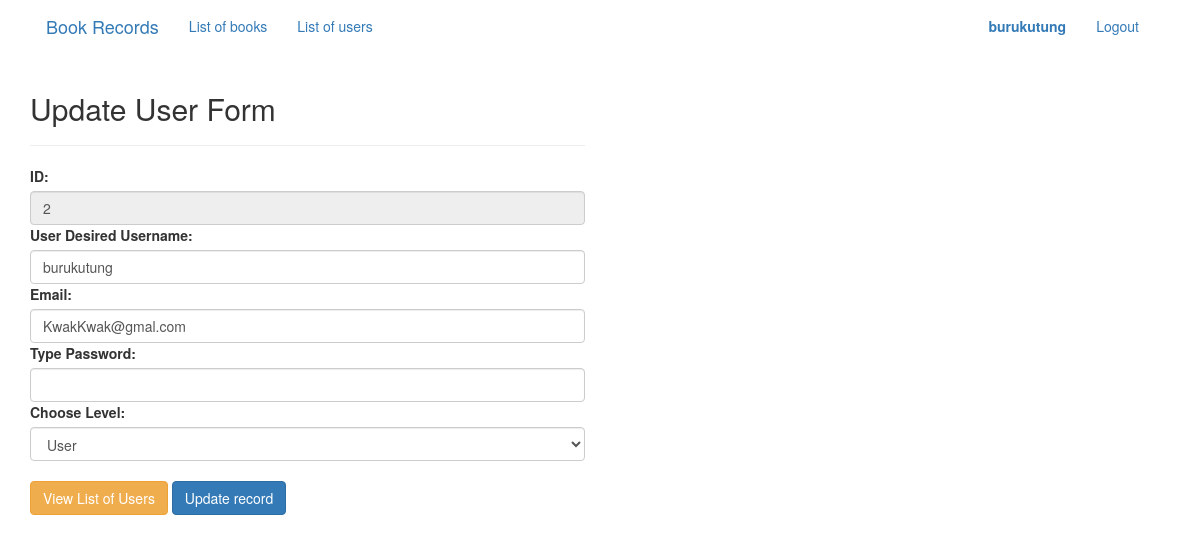
Screenshot of /update_user.php?editid=2 (signed in) with the database file from the repository.
### tables this page shows
CREATE TABLE `tbl_users` (
  `user_id` int(3) UNSIGNED NOT NULL,
  `user_username` varchar(50) NOT NULL,
  `user_password` varchar(255) NOT NULL,
  `user_email` varchar(100) NOT NULL,
  `user_date_registered` datetime NOT NULL,
  `user_level_id` int(1) NOT NULL,
  `user_is_deleted` int(1) NOT NULL DEFAULT '1'
);

### Database.php (called while the page is built, shortened)
<?php
    class Database{
        private $server = "localhost";
        private $user = "root";
        private $password = "";
        private $database = "bookdb";
        private $conn;
        function __construct(){
            $this->conn = new mysqli($this->server, $this->user, $this->password, $this->database);
        }
        public function get_user($id){
            $sql= "SELECT * FROM `tbl_users` WHERE `user_id`='$id'";
            return $this->conn->query($sql);
        }
    }
?>

### update_user.php (the view, shortened to what this page needs)
<?php
include "Database.php";
$conn = new Database();
if(isset($_GET['editid'])){
    $id = $_GET['editid'];
    $editResult = $conn->get_user($id);
    $row = $editResult->fetch_assoc();
}
?>
<!DOCTYPE html>
<html lang="en">
  <head>
    <link href="css/bootstrap.min.css" rel="stylesheet">
    <link rel="stylesheet" type="text/css" media="screen" href="main.css" />
  </head>
  <body>
  <?php include "navigation.php"; ?>
    <div class="container">
        <div class="row">
            <div class="col-md-6">
                <h2>Update User Form</h2>
                <hr>
                <form action="<?php echo $_SERVER['PHP_SELF']; ?>" method="post" enctype="multipart/form-data">
                    <label>ID:</label>
                    <input type="text" name="txtuserid" value="<?php echo $row['user_id']; ?>" readonly class="form-control"></input>
                    <label>User  Desired Username:</label>
                    <input type="text" name="txtusername" value="<?php echo $row['user_username']; ?>" class="form-control" required>
                    <label>Email:</label>
                    <input type="text" name="txtemail" value="<?php echo $row['user_email']; ?>" class="form-control" required>
                    <label>Type Password:</label>
                    <input type="password" name="txtpassword" class="form-control">
                    <label>Choose Level:</label>
                    <select name="cmblevel" class="form-control">
                        <option value="2" <?php if($row['user_level_id']==2 ){ echo "selected";}?>>User </option>
                    </select>
                    <br>
                    <a href="list_of_users.php" class="btn btn-warning">View List of Users</a>
                    <button type="submit" name="btnUpdateUser" class="btn btn-primary">Update record</button>
            </div>
        </div>
    </div>
  </body>
</html>

### rows the page displays
tbl_users: txtuserid "2", txtusername "burukutung", txtemail "KwakKwak@gmal.com", cmblevel "User"

### other values shown
$_SESSION['ses_username'] "burukutung"
